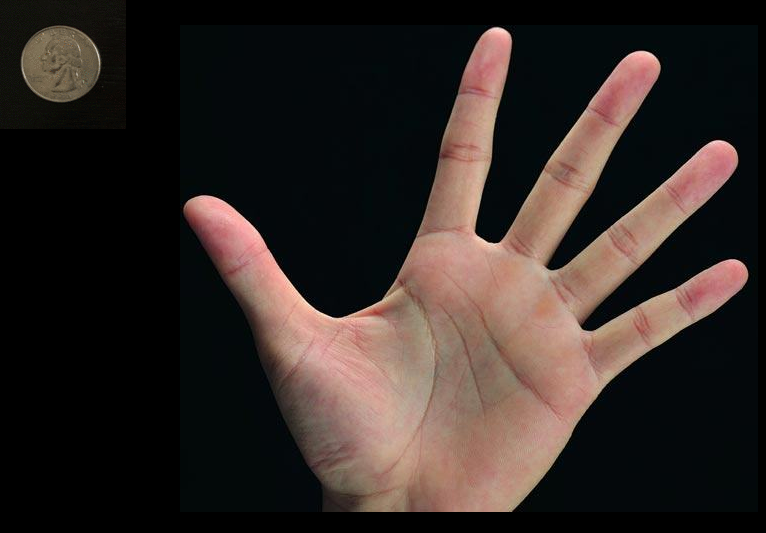
#> input picture testPalm.png, 766 x 533 px
$ python measureSize_V1.0.py --image testPalm.png --width 1.0   (older library calls are emulated)
#> lines starting #> are read from the running program, lines starting #| are printed output that depends on the picture; after the words box and inside, x2 and y2 are one past the last pixel; in counts of white or black regions, pixels touching at a corner belong together

from scipy.spatial import distance as dist
from imutils import perspective
from imutils import contours
import numpy as np
import argparse
import imutils
import math
import cv2
import scipy

def midpoint(ptA, ptB):
	return ((ptA[0] + ptB[0]) * 0.5, (ptA[1] + ptB[1]) * 0.5)

def calSize(cnt):
# compute the rotated bounding box of the contour
	box = cv2.minAreaRect(cnt)
	box = cv2.cv.BoxPoints(box) if imutils.is_cv2() else cv2.boxPoints(box)
	box = np.array(box, dtype="int")
	# order the points in the contour such that they appear
	# in top-left, top-right, bottom-right, and bottom-left
	# order, then draw the outline of the rotated bounding
	# box
	box = perspective.order_points(box)
	cv2.drawContours(orig, [box.astype("int")], -1, (0, 255, 0), 2)

    # unpack the ordered bounding box, then compute the midpoint
	# between the top-left and top-right coordinates, followed by
	# the midpoint between bottom-left and bottom-right coordinates
	(tl, tr, br, bl) = box
	(tltrX, tltrY) = midpoint(tl, tr)
	(blbrX, blbrY) = midpoint(bl, br)
	# compute the midpoint between the top-left and top-right points,
	# followed by the midpoint between the top-righ and bottom-right
	(tlblX, tlblY) = midpoint(tl, bl)
	(trbrX, trbrY) = midpoint(tr, br)
	# draw the midpoints on the image
	cv2.circle(orig, (int(tltrX), int(tltrY)), 5, (255, 0, 0), -1)
	cv2.circle(orig, (int(blbrX), int(blbrY)), 5, (255, 0, 0), -1)
	cv2.circle(orig, (int(tlblX), int(tlblY)), 5, (255, 0, 0), -1)
	cv2.circle(orig, (int(trbrX), int(trbrY)), 5, (255, 0, 0), -1)
	# draw lines between the midpoints
	cv2.line(orig, (int(tltrX), int(tltrY)), (int(blbrX), int(blbrY)),
		(255, 0, 255), 2)
	cv2.line(orig, (int(tlblX), int(tlblY)), (int(trbrX), int(trbrY)),
		(255, 0, 255), 2)
    	# compute the Euclidean distance between the midpoints
	dA = dist.euclidean((tltrX, tltrY), (blbrX, blbrY))
	dB = dist.euclidean((tlblX, tlblY), (trbrX, trbrY))
	# if the pixels per metric has not been initialized, then
	# compute it as the ratio of pixels to supplied metric
	# (in this case, inches)
	global pixelsPerMetric
	if pixelsPerMetric is None:
		pixelsPerMetric = dB / args["width"]

    # compute the size of the object
	dimA = dA / pixelsPerMetric
	dimB = dB / pixelsPerMetric
	# draw the object sizes on the image
	cv2.putText(orig, "{:.1f}".format(dimA),
		(int(tltrX - 15), int(tltrY - 10)), cv2.FONT_HERSHEY_SIMPLEX,
		0.65, (255, 255, 255), 2)
	cv2.putText(orig, "{:.1f}".format(dimB),
		(int(trbrX + 10), int(trbrY)), cv2.FONT_HERSHEY_SIMPLEX,
		0.65, (255, 255, 255), 2)

# construct the argument parse and parse the arguments
ap = argparse.ArgumentParser()
ap.add_argument("-i", "--image", required=True,
	help="path to the input image")
ap.add_argument("-w", "--width", type=float, required=True,
	help="width of the left-most object in the image ")
args = vars(ap.parse_args())

pixelsPerMetric = None

# load the image, convert it to grayscale, and blur it slightly
image = cv2.imread(args["image"])
#> image is the input picture: shape (533, 766, 3); mean B, G, R 37.9, 41.4, 50.9
orig = image.copy()

gray = cv2.cvtColor(image, cv2.COLOR_BGR2GRAY)
gray = cv2.GaussianBlur(gray, (7, 7), 0)

# threshold the image, then perform a series of erosions +
# dilations to remove any small regions of noise
thresh = cv2.threshold(gray, 45, 255, cv2.THRESH_BINARY)[1]
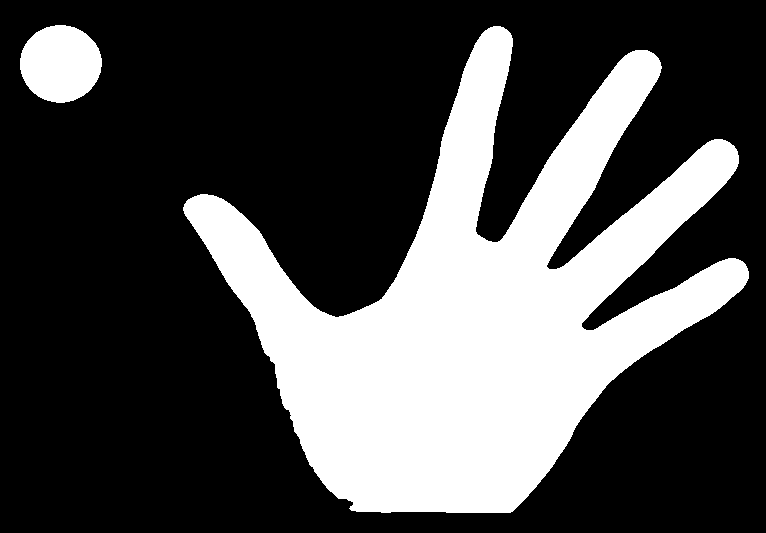
#> thresh: shape (533, 766); 29.3% white; 2 white regions, box (x1, y1, x2, y2) and area: (183, 26, 749, 513) 114700, (20, 25, 102, 103) 4964
thresh = cv2.erode(thresh, None, iterations=2)
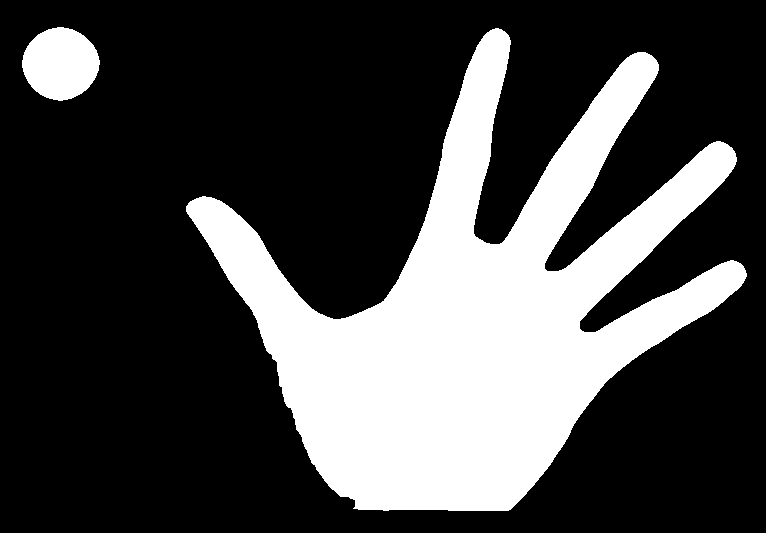
#> thresh: shape (533, 766); 27.3% white; 2 white regions, box (x1, y1, x2, y2) and area: (186, 28, 747, 511) 107181, (22, 27, 100, 101) 4340
thresh = cv2.dilate(thresh, None, iterations=2)
#> thresh: shape (533, 766); 29.3% white; 2 white regions
# find contours in thresholded image, then grab the largest
# one
cnts = cv2.findContours(thresh.copy(), cv2.RETR_EXTERNAL,
	cv2.CHAIN_APPROX_SIMPLE)
#> cnts = 2 contours; box (x1, y1, x2, y2) and area: (184, 26, 749, 513) 113448, (20, 25, 102, 103) 4852

#grab_contours：return the actual contours array
cnts = imutils.grab_contours(cnts)
# sort the contours from left-to-right and initialize the
# 'pixels per metric' calibration variable
(cnts, _) = contours.sort_contours(cnts)

#Calculate the pixelsPerMetric according the reference
calSize(cnts[0])
#> in calSize, `box = cv2.minAreaRect(cnt)`: box = ((60, 63.5), (78.49, 78.49), -45)
#> in calSize, `box = cv2.cv.BoxPoints(box) if imutils.is_cv2() else cv2.boxPoints(box)`: box = ((60, 119), (4.5, 63.5), (60, 8), (115.5, 63.5))
#> in calSize, `box = np.array(box, dtype="int")`: box = [[60, 119], [4, 63], [60, 8], [115, 63]]
#> in calSize, `box = perspective.order_points(box)`: box = [[4, 63], [60, 8], [115, 63], [60, 119]]
#> in calSize, `(tl, tr, br, bl) = box`: tl = [4, 63]; tr = [60, 8]; br = [115, 63]; bl = [60, 119]
#> in calSize, `(tltrX, tltrY) = midpoint(tl, tr)`: tltrX = 32; tltrY = 35.5
#> in calSize, `(blbrX, blbrY) = midpoint(bl, br)`: blbrX = 87.5; blbrY = 91
#> in calSize, `(tlblX, tlblY) = midpoint(tl, bl)`: tlblX = 32; tlblY = 91
#> in calSize, `(trbrX, trbrY) = midpoint(tr, br)`: trbrX = 87.5; trbrY = 35.5
#> in calSize, `cv2.circle(orig, (int(tltrX), int(tltrY)), 5, (255, 0, 0), -1)`: orig: shape (533, 766, 3); mean B, G, R 37.9, 42, 50.8
#> in calSize, `cv2.circle(orig, (int(blbrX), int(blbrY)), 5, (255, 0, 0), -1)`: orig: shape (533, 766, 3); mean B, G, R 37.9, 42, 50.8
#> in calSize, `cv2.circle(orig, (int(tlblX), int(tlblY)), 5, (255, 0, 0), -1)`: orig: shape (533, 766, 3); mean B, G, R 38, 42, 50.8
#> in calSize, `cv2.circle(orig, (int(trbrX), int(trbrY)), 5, (255, 0, 0), -1)`: orig: shape (533, 766, 3); mean B, G, R 38, 41.9, 50.8
#> in calSize, `dA = dist.euclidean((tltrX, tltrY), (blbrX, blbrY))`: dA = 78.49
#> in calSize, `dimA = dA / pixelsPerMetric`: dimA = 1
#> in calSize, `cv2.putText(orig, "{:.1f}".format(dimB), (int(trbrX + 10), int(trbrY))..`:
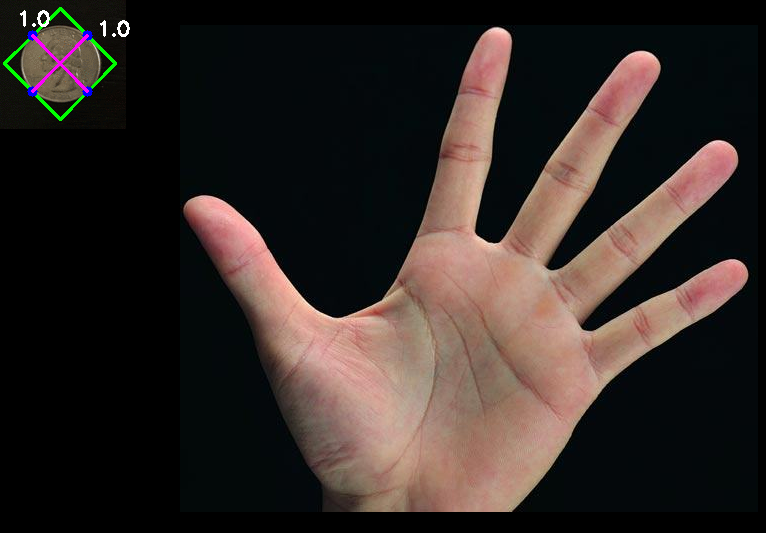
#> orig: shape (533, 766, 3); mean B, G, R 38.4, 42, 51.2

#get the contour with the max area
c = max(cnts, key=cv2.contourArea)
#> c = contour of 1275 points, box (x1, y1, x2, y2) (184, 26, 749, 513), area 113448

# Get the palm defects
hull=cv2.convexHull(c,returnPoints=False)
#> hull = 30 values, max 1274 at index 0, min 0 at index 29, mean 564.5

#defects is a Three-dimensional array: N * 1 * 4
#defects[0]=N，defects[n][0]: start point index,end point index, far Point index, far distance
#start/end/far point index in contour
defects=cv2.convexityDefects(c,hull)
#> defects = 23 rows, first 6: [0, 2, 1, 162], [2, 4, 3, 114], [4, 308, 187, 46772], [309, 311, 310, 142], [312, 462, 385, 3831], [462, 468, 465, 387]

# convert the N*1*4 array to N*4
defectsSort = np.reshape(defects,(defects.shape[0],defects.shape[2]))
#> defectsSort has the same summary as defects
#sort the new N*4 by the distance from small to large
defectsSort = defectsSort[np.argsort(defectsSort[:,3]), :]
#> defectsSort = 23 rows, first 6: [2, 4, 3, 114], [642, 648, 643, 114], [497, 499, 498, 114], [811, 813, 812, 114], [1040, 1046, 1041, 114], [813, 815, 814, 142]
#get 6 largest distance elements in defects. Take them as the effect segment point of finger
defectsSort = defectsSort[(defects.shape[0] - 6):]
#> defectsSort = [[312, 462, 385, 3831], [499, 639, 562, 6452], [649, 809, 778, 43803], [4, 308, 187, 46772], [1046, 1274, 1177, 54903], [815, 1039, 880, 56504]]

#get the finger roughly area
sPts=[]
ePts=[]
fPts=[]

for i in range(defectsSort.shape[0]):
    #start Point, endPoint, far Point, the depth of far point to convexity
    s,e,f,d=defectsSort[i]
    sPts.append(tuple(c[s][0]))
    ePts.append(tuple(c[e][0]))
    fPts.append(tuple(c[f][0]))
#> this loop made 6 passes
#> after the loop, ePts = [(309, 464), (738, 292), (738, 155), (188, 199), (500, 26), (658, 58)]; fPts = [(255, 322), (612, 379), (581, 326), (378, 301), (492, 242), (546, 266)]; sPts = [(184, 213), (512, 511), (748, 271), (488, 28), (647, 50), (734, 146)]

sPts = np.array(sPts)
#> sPts = [[184, 213], [512, 511], [748, 271], [488, 28], [647, 50], [734, 146]]
ePts = np.array(ePts)
#> ePts = [[309, 464], [738, 292], [738, 155], [188, 199], [500, 26], [658, 58]]
fPts = np.array(fPts)
#> fPts = [[255, 322], [612, 379], [581, 326], [378, 301], [492, 242], [546, 266]]

# sort the sPts/ePts/fPts from left to right based on fPts x-coordinates
sPtsSort = sPts[np.argsort(fPts[:, 0]), :]
#> sPtsSort = [[184, 213], [488, 28], [647, 50], [734, 146], [748, 271], [512, 511]]
ePtsSort = ePts[np.argsort(fPts[:, 0]), :]
#> ePtsSort = [[309, 464], [188, 199], [500, 26], [658, 58], [738, 155], [738, 292]]
fPtsSort = fPts[np.argsort(fPts[:, 0]), :]
#> fPtsSort = [[255, 322], [378, 301], [492, 242], [546, 266], [581, 326], [612, 379]]
mPtsSort = np.floor(np.add(sPtsSort,ePtsSort)/2)
#> mPtsSort = [[246, 338], [338, 113], [573, 38], [696, 102], [743, 213], [625, 401]]

#get exact finger area
proimage = thresh.copy()
ROI = np.ones(thresh.shape, np.uint8)
#imgroi = np.ones(thresh.shape, np.uint8)

for index in range(len(fPtsSort) - 1):
    nIndex = index + 1
    finger = [fPtsSort[index],mPtsSort[index],sPtsSort[index],ePtsSort[nIndex],mPtsSort[nIndex],fPtsSort[nIndex]]
    finger = np.array(finger,np.int32)
    cv2.drawContours(ROI, [finger],-1,(255,255,255),-1)
    imgroi= cv2.bitwise_and(ROI,proimage)
#> this loop made 5 passes
#> pass 1, `imgroi= cv2.bitwise_and(ROI,proimage)`:
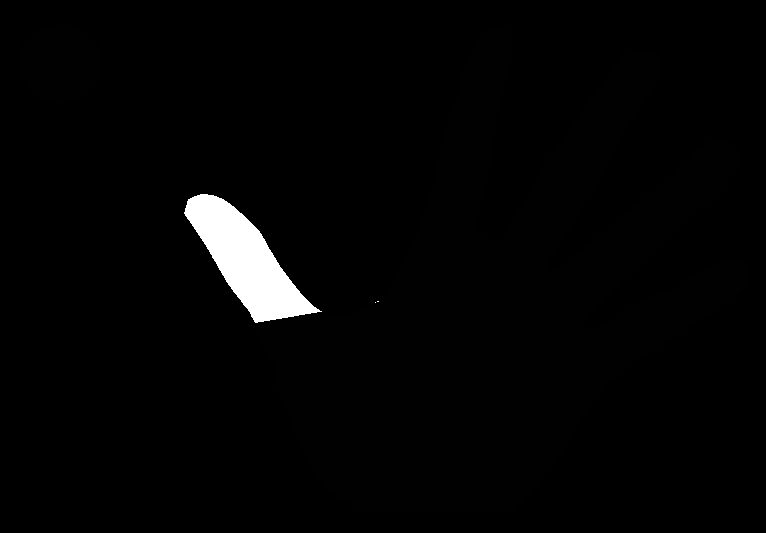
#> imgroi: shape (533, 766); min 0, max 255, mean 4.9
#> after the loop:
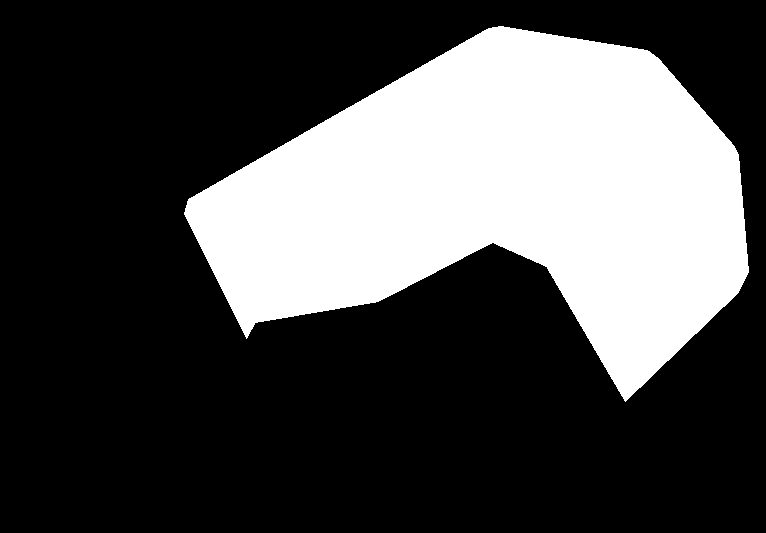
#> ROI: shape (533, 766); values 1 (black) and 255 (white), 29.5% white; 1 white region, box (x1, y1, x2, y2) and area: (184, 26, 749, 402) 120263
    # cv2.imshow('ROI',ROI)
    # cv2.imshow('imgroi_bt',imgroi)
    # cv2.waitKey(0)


imgroi = cv2.threshold(imgroi, 45, 255, cv2.THRESH_BINARY)[1]
#> imgroi: shape (533, 766); 12.3% white; 3 white regions (1 under 20 px), largest, box (x1, y1, x2, y2) and area: (377, 26, 749, 380) 42766, (184, 194, 322, 323) 7475
imgroi = cv2.erode(imgroi, None, iterations=2)
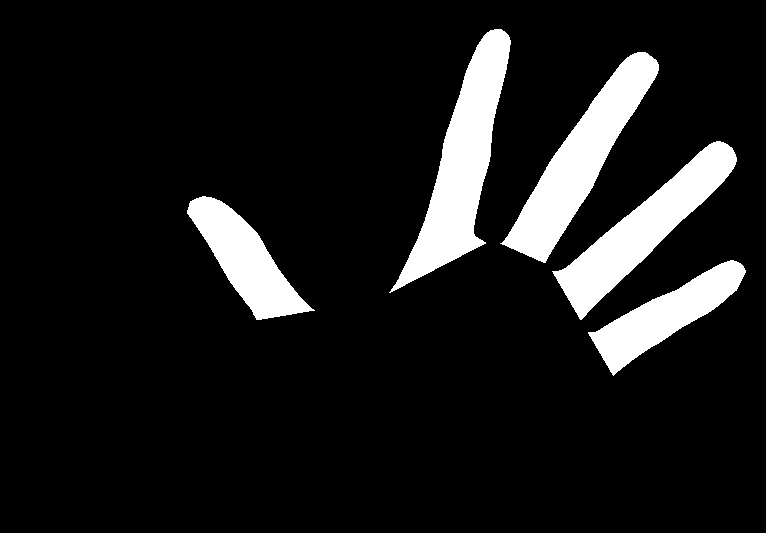
#> imgroi: shape (533, 766); 10.6% white; 5 white regions

cv2.imshow('imgroi',imgroi)

# roiCnts = cv2.findContours(imgroi, cv2.RETR_EXTERNAL,
	# cv2.CHAIN_APPROX_SIMPLE)
# roiCnts = imutils.grab_contours(roiCnts)
roiCnts,hierarchy = cv2.findContours(imgroi, cv2.RETR_EXTERNAL,
	 cv2.CHAIN_APPROX_SIMPLE)
#> roiCnts = 5 contours; box (x1, y1, x2, y2) and area: (389, 29, 511, 293) 10934, (500, 52, 659, 263) 9934, (552, 141, 737, 320) 9055, (187, 196, 315, 320) 6274, (588, 260, 746, 376) 6138

for cnt in roiCnts:
    calSize(cnt)
#> this loop made 5 passes
#> (tl in calSize, tr in calSize, br in calSize, bl in calSize, tltrX in calSize, tltrY in calSize, blbrX in calSize, blbrY in calSize) on passes 1 to 5: ([587, 332], [732, 247], [757, 290], [612, 375], 659.5, 289.5, 684.5, 332.5), ([217, 180], [314, 310], [272, 340], [176, 211], 265.5, 245, 224, 275.5), ([542, 280], [706, 121], [744, 160], [580, 319], 624, 200.5, 662, 239.5), ([500, 243], [623, 38], [666, 64], [542, 268], 561.5, 140.5, 604, 166), ([389, 291], [482, 22], [552, 47], [459, 316], 435.5, 156.5, 505.5, 181.5)

cv2.imshow('thresh',thresh)

# show the output image
cv2.imshow('measure size',orig)
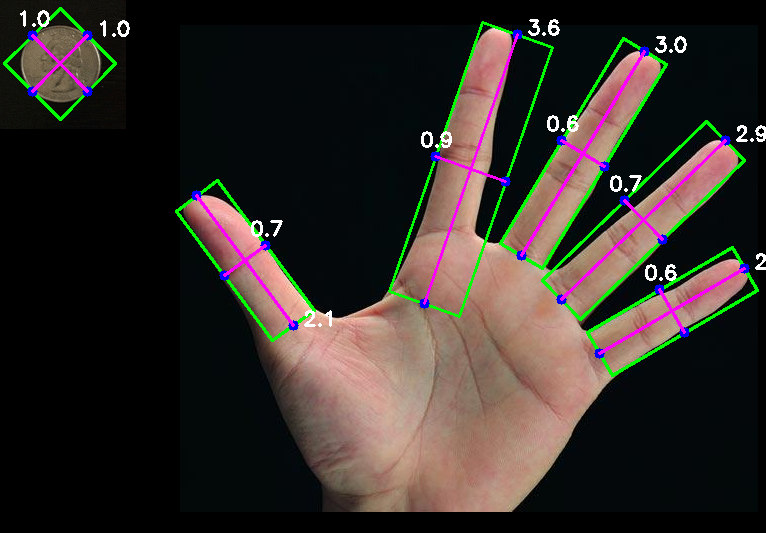
#> window 'measure size': shape (533, 766, 3); mean B, G, R 40.7, 45.5, 51.6

cv2.imwrite("imgroi.png",imgroi)
cv2.waitKey(0)
cv2.destroyAllWindows()
